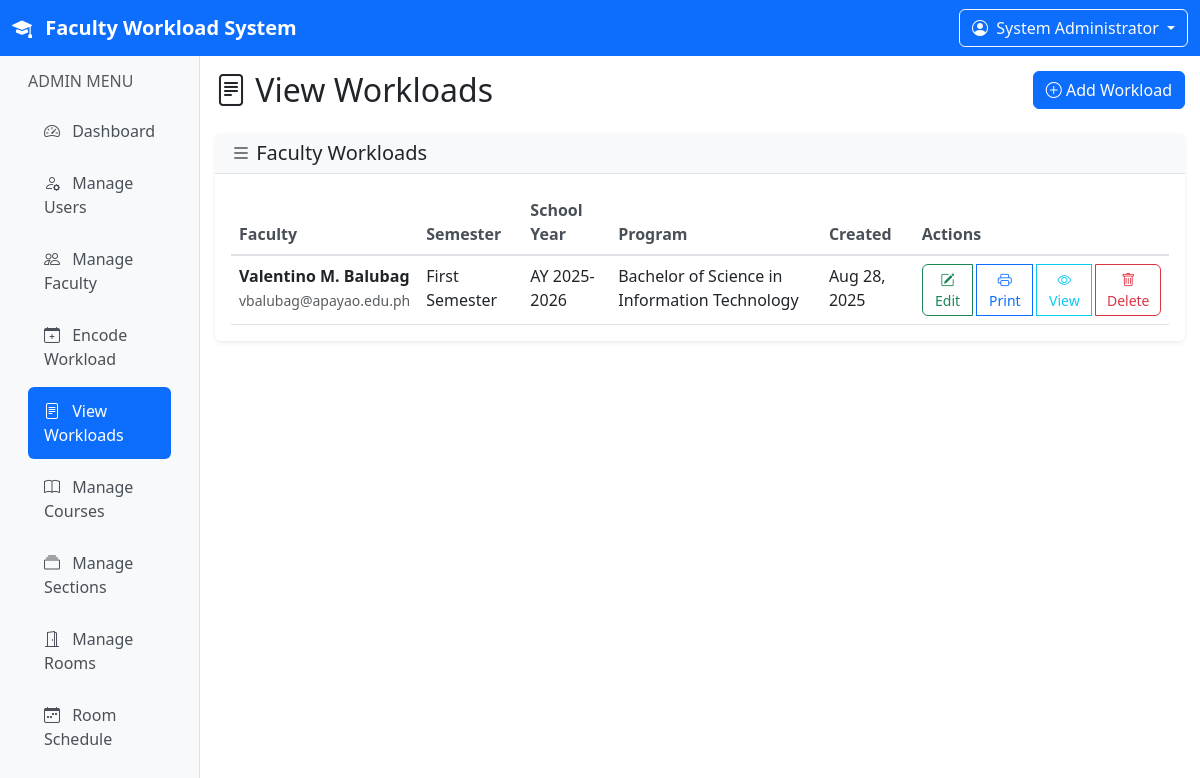
Screenshot of /admin/view-workloads.php (signed in) with the database file from the repository.
### tables this page shows
CREATE TABLE `workloads` (
  `id` int(11) NOT NULL,
  `faculty_id` int(11) NOT NULL,
  `semester` varchar(50) NOT NULL,
  `school_year` varchar(20) NOT NULL,
  `program` varchar(100) DEFAULT NULL,
  `prepared_by` varchar(100) DEFAULT NULL,
  `prepared_by_title` varchar(100) DEFAULT NULL,
  `reviewed_by` varchar(100) DEFAULT NULL,
  `reviewed_by_title` varchar(100) DEFAULT NULL,
  `approved_by` varchar(100) DEFAULT NULL,
  `approved_by_title` varchar(100) DEFAULT NULL,
  `created_at` timestamp NOT NULL DEFAULT current_timestamp(),
  `updated_at` timestamp NOT NULL DEFAULT current_timestamp() ON UPDATE current_timestamp()
);

CREATE TABLE `users` (
  `id` int(11) NOT NULL,
  `name` varchar(100) NOT NULL,
  `email` varchar(100) NOT NULL,
  `password` varchar(255) NOT NULL,
  `role` enum('admin','faculty') NOT NULL,
  `faculty_rank` varchar(50) DEFAULT NULL,
  `eligibility` varchar(100) DEFAULT NULL,
  `bachelor_degree` varchar(100) DEFAULT NULL,
  `master_degree` varchar(100) DEFAULT NULL,
  `doctorate_degree` varchar(100) DEFAULT NULL,
  `scholarship` varchar(100) DEFAULT NULL,
  `length_of_service` varchar(20) DEFAULT NULL,
  `photo` varchar(255) DEFAULT NULL,
  `status` enum('active','inactive') DEFAULT 'active',
  `created_at` timestamp NOT NULL DEFAULT current_timestamp(),
  `updated_at` timestamp NOT NULL DEFAULT current_timestamp() ON UPDATE current_timestamp()
);

### admin/view-workloads.php (the view, shortened to what this page needs)
<?php
require_once '../includes/db.php';
$workloads_query = "
    SELECT w.*, u.name as faculty_name, u.email as faculty_email
    FROM workloads w
    JOIN users u ON w.faculty_id = u.id
    ORDER BY w.created_at DESC
";
$workloads_result = $conn->query($workloads_query);
include '../includes/header.php';
?>
<div class="d-flex flex-column flex-md-row justify-content-between align-items-start align-items-md-center mb-4">
    <h2 class="mb-2 mb-md-0"><i class="bi bi-file-text"></i> View Workloads</h2>
    <a href="encode-workload.php" class="btn btn-primary">
        <i class="bi bi-plus-circle"></i> <span class="d-none d-sm-inline">Add Workload</span>
    </a>
</div>
<div class="card">
    <div class="card-header">
        <h5 class="mb-0"><i class="bi bi-list"></i> Faculty Workloads</h5>
    </div>
    <div class="card-body">
        <?php if ($workloads_result->num_rows > 0): ?>
            <div class="table-responsive">
                <table class="table table-hover">
                    <thead>
                        <tr>
                            <th>Faculty</th>
                            <th>Semester</th>
                            <th>School Year</th>
                            <th>Program</th>
                            <th>Created</th>
                            <th>Actions</th>
                        </tr>
                    </thead>
                    <tbody>
                        <?php while ($workload = $workloads_result->fetch_assoc()): ?>
                            <tr>
                                <td>
                                    <strong><?php echo htmlspecialchars($workload['faculty_name']); ?></strong><br>
                                    <small class="text-muted"><?php echo htmlspecialchars($workload['faculty_email']); ?></small>
                                </td>
                                <td><?php echo htmlspecialchars($workload['semester']); ?></td>
                                <td><?php echo htmlspecialchars($workload['school_year']); ?></td>
                                <td><?php echo htmlspecialchars($workload['program'] ?? 'N/A'); ?></td>
                                <td><?php echo date('M d, Y', strtotime($workload['created_at'])); ?></td>
                                <td>
                                    <div class="btn-group d-none d-md-flex" role="group">
                                        <a href="encode-workload.php?edit=<?php echo $workload['id']; ?>"
                                           class="btn btn-sm btn-outline-success">
                                            <i class="bi bi-pencil-square"></i> Edit
                                        </a>
                                        <a href="print-workload.php?id=<?php echo $workload['id']; ?>"
                                           class="btn btn-sm btn-outline-primary" target="_blank">
                                            <i class="bi bi-printer"></i> Print
                                        </a>
                                        <button type="button" class="btn btn-sm btn-outline-info"
                                                onclick="viewWorkloadDetails(<?php echo $workload['id']; ?>)">
                                            <i class="bi bi-eye"></i> View
                                        </button>
                                        <button type="button" class="btn btn-sm btn-outline-danger"
                                                onclick="deleteWorkload(<?php echo $workload['id']; ?>, '<?php echo htmlspecialchars($workload['faculty_name']); ?>')">
                                            <i class="bi bi-trash"></i> Delete
                                        </button>
                                    </div>
                                </td>
                            </tr>
                        <?php endwhile; ?>
                    </tbody>
                </table>
            </div>
        <?php endif; ?>
    </div>
</div>
<?php include '../includes/footer.php'; ?>

### includes/header.php (style rules this page uses)
.card { border: none; box-shadow: 0 0.125rem 0.25rem rgba(0, 0, 0, 0.075); margin-bottom: 1.5rem; }
.card-header { background-color: #f8f9fa; border-bottom: 1px solid #dee2e6; font-weight: 600; }
.btn { border-radius: 0.375rem; font-weight: 500; transition: all 0.3s ease; }
.btn-group .btn { margin-right: 0.25rem; }
.btn-group .btn:last-child { margin-right: 0; }
.table { margin-bottom: 0; }
.table thead th { border-bottom: 2px solid #dee2e6; font-weight: 600; color: #495057; }
.card, .btn, .form-control, .modal { transition: all 0.3s ease; }

### rows the page displays
workloads: faculty.name "Valentino M. Balubag", faculty.email "vbalubag@apayao.edu.ph", semester "First Semester", school_year "AY 2025-2026", program "Bachelor of Science in Information Technology", created_at "Aug 28, 2025"

### other values shown
$_SESSION['user_name'] "System Administrator"
